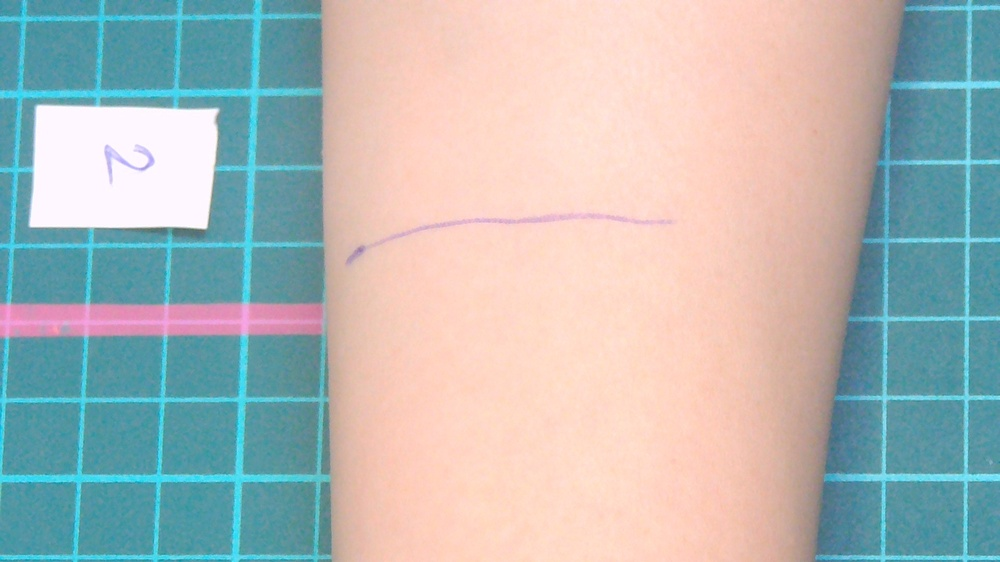
#> input picture alcoholImage/2.jpg, 1000 x 562 px, shrunk from 1920 x 1080 before the run, found by its file name
$ python colorDetect.py
#> lines starting #> are read from the running program, lines starting #| are printed output that depends on the picture; after the words box and inside, x2 and y2 are one past the last pixel; in counts of white or black regions, pixels touching at a corner belong together
# 使用OpenCV和Python检测特定颜色
# https://www.codenong.com/detection-of-a-specific-color-blue-here-using-opencv-with-python/

# black (0, 0, 0)   white(255, 255, 255)

import cv2
import numpy as np
from numpy.core.defchararray import upper

# loading image
img_BGR = cv2.imread('D:\\Code\\ALLDOWN\\ALLDOWN\\alcoholImage\\2.jpg')
#> img_BGR is the input picture: shape (562, 1000, 3); mean B, G, R 182.1, 183.5, 176.7
img_HSV = cv2.cvtColor(img_BGR, cv2.COLOR_BGR2HSV)
#> img_HSV: shape (562, 1000, 3); mean H, S, V 53.4, 83.3, 211.3

# definition blue
blue_lower_range = np.array([110, 50, 50])
blue_upper_range = np.array([130, 255, 255])

mask = cv2.inRange(img_HSV, blue_lower_range, blue_upper_range)
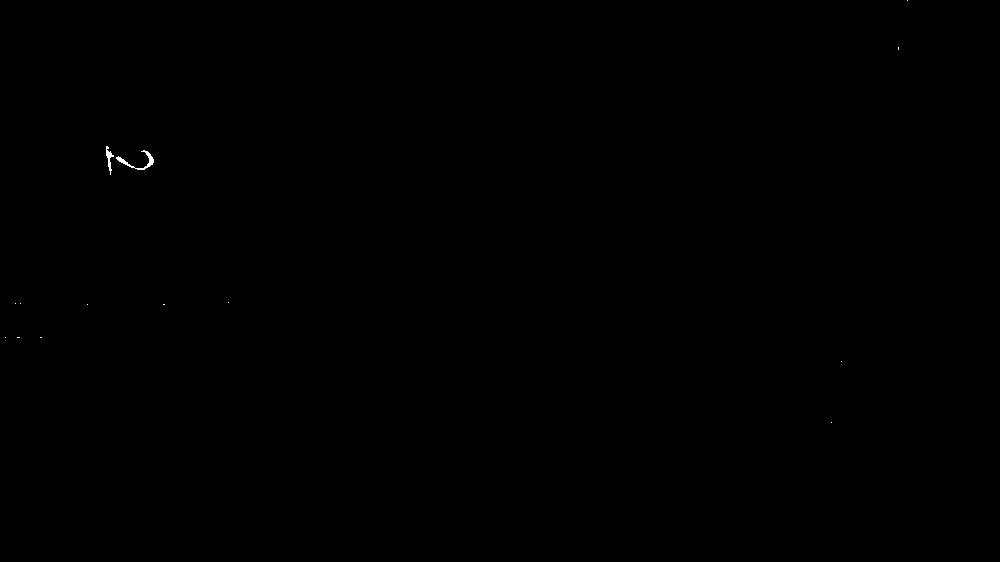
#> mask: shape (562, 1000); 0.05% white; 14 white regions (12 under 20 px), largest, box (x1, y1, x2, y2) and area: (116, 150, 154, 170) 165, (106, 146, 114, 175) 88
cv2.imshow('mask', mask)
#cv2.imshow('image', img_BGR)

a = cv2.findNonZero(mask)
#> a = contour of 271 points, box (x1, y1, x2, y2) (5, 0, 908, 423), area 184195
print(a)
#> (printed output is left out)
print(type(a))
#| <class 'numpy.ndarray'>

cv2.waitKey(0)
